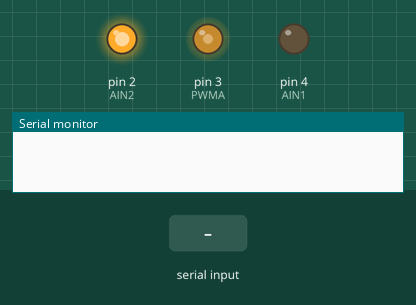
Simulated run of this sketch. Board: Arduino Uno, built with avr-gcc and run on an emulated ATmega328P. On the bench: output pins drawn as LEDs (lit = HIGH), the last lines printed to the serial monitor. The inputs (shaded band) are chosen by the test bench.

Above: at 1.2 s.
1.3 s: "1" received over Serial
At 2.5 s:
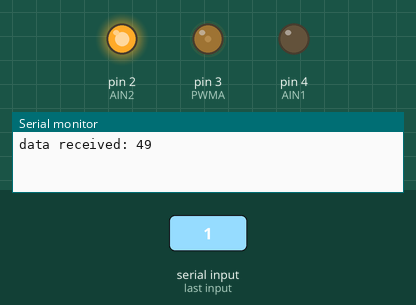
2.8 s: "0" received over Serial
At 3.7 s:
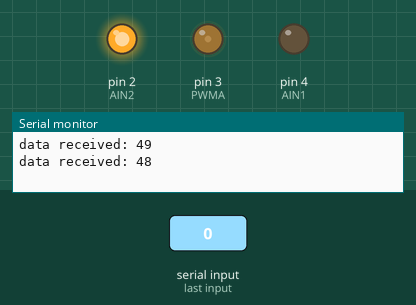
Timing chart, 0 to 5.8 s (numbered marks = the images above; inputs shaded):
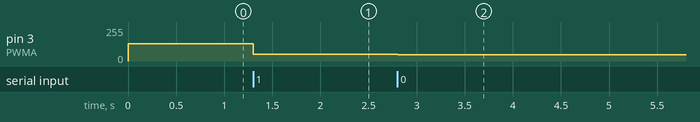

The sketch:

md_test.ino
```cpp
#define AIN1 4
#define AIN2 2
#define PWMA 3

void setup() {
  // put your setup code here, to run once:
  Serial.begin(9600);

  pinMode(AIN1, OUTPUT);
  pinMode(AIN2, OUTPUT);
  pinMode(PWMA, OUTPUT);

  digitalWrite(AIN1, LOW);
  digitalWrite(AIN2, HIGH);

  analogWrite(PWMA, 128);
}

void loop() {
  // put your main code here, to run repeatedly:

  if (Serial.available() > 0) {
    // Process incoming data
    int data = Serial.read();
    Serial.println("data received: " + String(data));

    analogWrite(PWMA, data);
  }
}
```

Measured:
- after the input at 1.3 s, pin 3 (PWMA): 128/255 → 49/255 at once
- after the input at 2.8 s, pin 3 (PWMA): 49/255 → 48/255 at once
